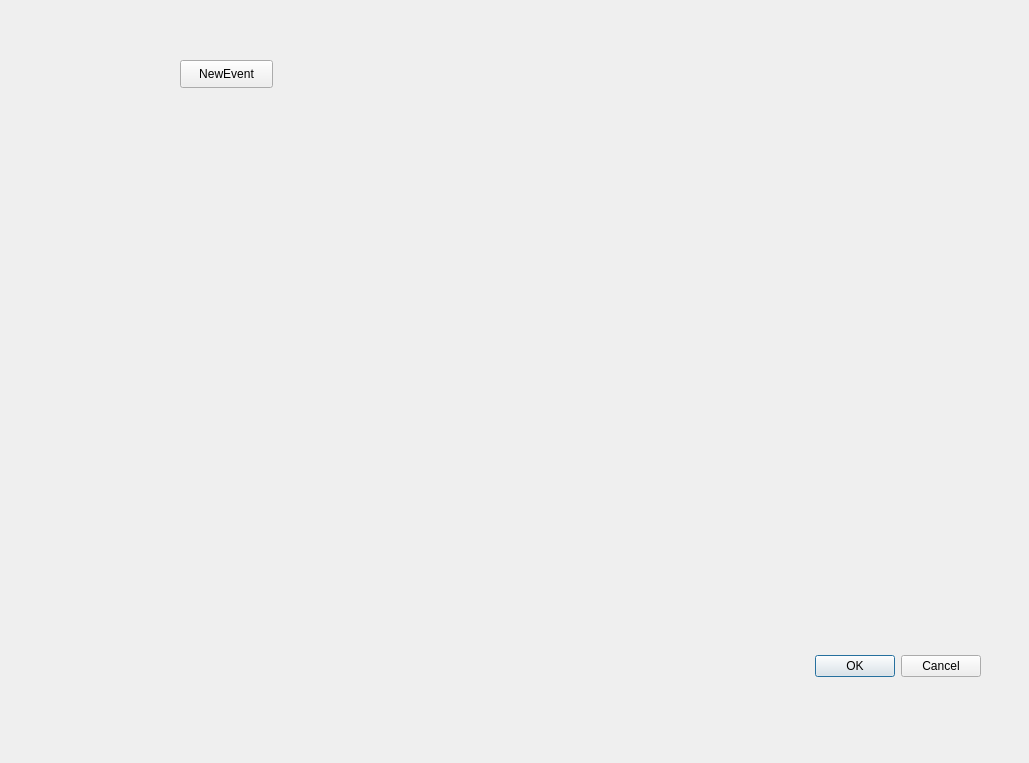
<?xml version="1.0" encoding="UTF-8"?>
<ui version="4.0">
 <class>EasyTimer</class>
 <widget class="QDialog" name="EasyTimer">
  <property name="geometry">
   <rect>
    <x>0</x>
    <y>0</y>
    <width>1029</width>
    <height>763</height>
   </rect>
  </property>
  <property name="contextMenuPolicy">
   <enum>Qt::DefaultContextMenu</enum>
  </property>
  <property name="windowTitle">
   <string>EasyTimer</string>
  </property>
  <property name="windowIcon">
   <iconset>
    <normaloff>image/Timer.svg</normaloff>image/Timer.svg</iconset>
  </property>
  <widget class="QDialogButtonBox" name="buttonBox">
   <property name="geometry">
    <rect>
     <x>640</x>
     <y>650</y>
     <width>341</width>
     <height>32</height>
    </rect>
   </property>
   <property name="orientation">
    <enum>Qt::Horizontal</enum>
   </property>
   <property name="standardButtons">
    <set>QDialogButtonBox::Cancel|QDialogButtonBox::Ok</set>
   </property>
  </widget>
  <widget class="QPushButton" name="NewEventButton">
   <property name="geometry">
    <rect>
     <x>180</x>
     <y>60</y>
     <width>93</width>
     <height>28</height>
    </rect>
   </property>
   <property name="focusPolicy">
    <enum>Qt::WheelFocus</enum>
   </property>
   <property name="text">
    <string>NewEvent</string>
   </property>
  </widget>
 </widget>
 <resources/>
 <connections>
  <connection>
   <sender>buttonBox</sender>
   <signal>accepted()</signal>
   <receiver>EasyTimer</receiver>
   <slot>accept()</slot>
   <hints>
    <hint type="sourcelabel">
     <x>858</x>
     <y>664</y>
    </hint>
    <hint type="destinationlabel">
     <x>157</x>
     <y>274</y>
    </hint>
   </hints>
  </connection>
  <connection>
   <sender>buttonBox</sender>
   <signal>rejected()</signal>
   <receiver>EasyTimer</receiver>
   <slot>reject()</slot>
   <hints>
    <hint type="sourcelabel">
     <x>926</x>
     <y>670</y>
    </hint>
    <hint type="destinationlabel">
     <x>286</x>
     <y>274</y>
    </hint>
   </hints>
  </connection>
  <connection>
   <sender>NewEventButton</sender>
   <signal>clicked()</signal>
   <receiver>EasyTimer</receiver>
   <slot>hide()</slot>
   <hints>
    <hint type="sourcelabel">
     <x>237</x>
     <y>73</y>
    </hint>
    <hint type="destinationlabel">
     <x>316</x>
     <y>119</y>
    </hint>
   </hints>
  </connection>
 </connections>
</ui>
